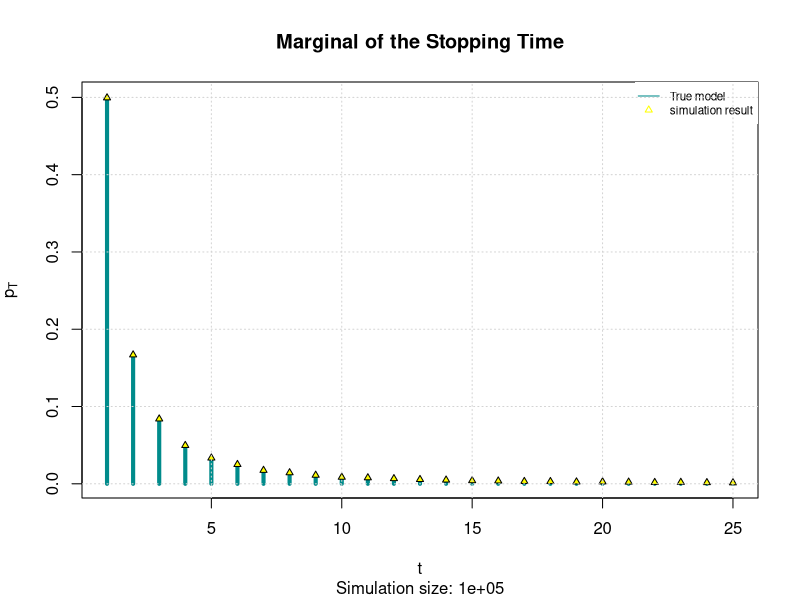
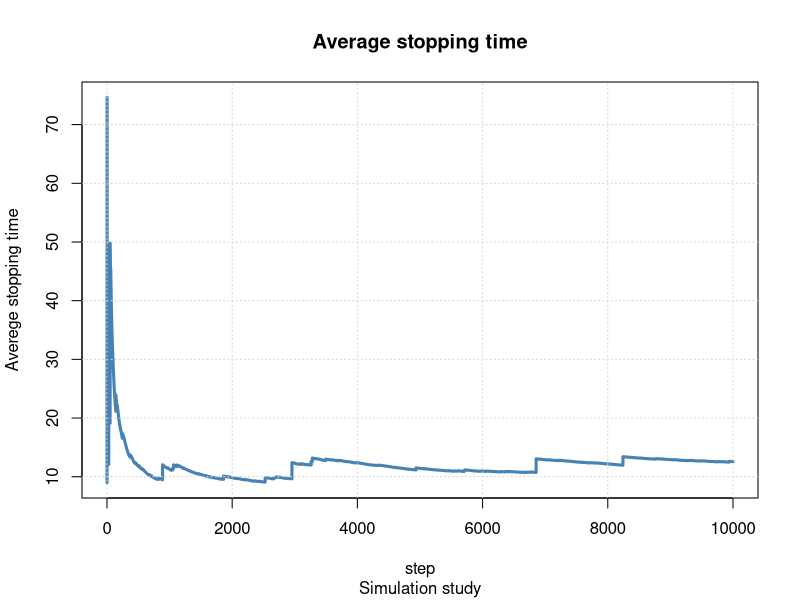
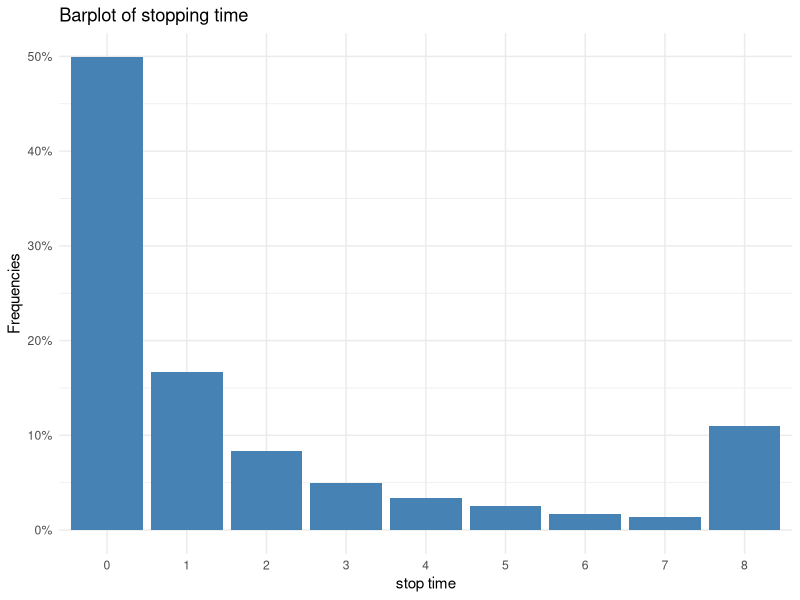
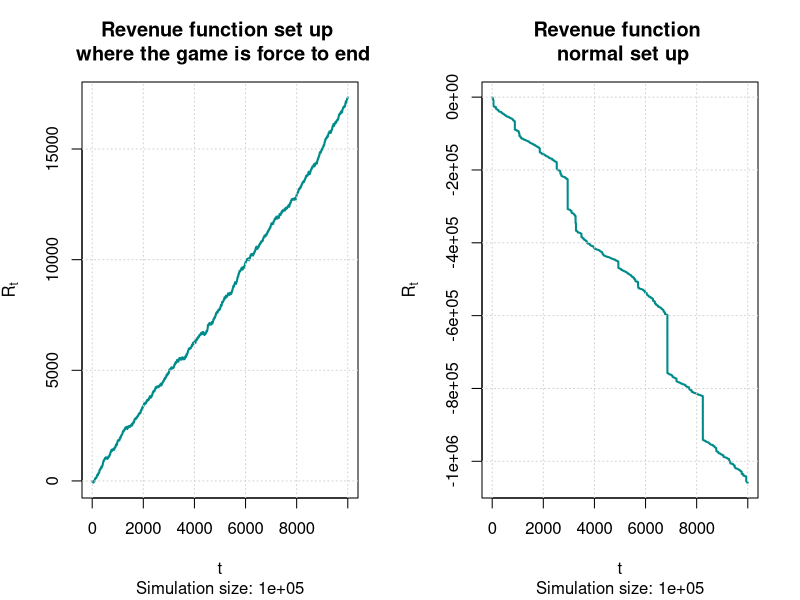

Generate these figures, in order, with R:
## ---- chunk 1
knitr::opts_chunk$set(echo = TRUE)
## ---- chunk 2
Sim <- c(100, 1000, 10000, 100000, 1000000, 10000000)  # vector of the size 
fin <- c()    # inizialize the the vector of the result
timing_fun <- function(s){
  beg <- Sys.time()     # starting time
  stop_simulations <-  rgeom(n = s, prob = runif(n = s))   # run the simulation
  fin <- Sys.time() - beg #ending time
  return(fin)
}

results <- sapply(Sim , timing_fun)

tab_time <- data.frame (Simulation_size  = c("100", "1000", "10000", "100000", "1000000", "10000000") , Computational_time = results  )   # creating the dataframe of the results
tab_time
paste("The median speed over M is : " , median(results))

## ---- chunk 3
M <-  100000               # simulation size
beg <- Sys.time()         # start time
stop_simulation <-rgeom(n = M, prob = runif(n = M))     #runninng the simulation 
fin <- Sys.time() - beg   # end time
p_hat <- proportions( table( stop_simulation ))

## ---- chunk 4
pT <- function(t)  1/(t*(t+1))  
t_seq <- 1:25      #Plot it zooming between t = 1 and t = 25
## ---- chunk 5

{plot(t_seq, pT(t_seq), 
     type = "h",
     lwd = 4,
     col = "cyan4",
     ylab = expression(p[T]),
     xlab = "t",
     main = "Marginal of the Stopping Time",
     sub = paste("Simulation size:", M))

points(t_seq, p_hat[t_seq], pch = 24, 
       col = "black", bg = "yellow", cex = .7 )

legend("topright", legend = c("True model" , "simulation result"),
       col = c("cyan4","yellow"),lty=c(1,NA),pch=c(NA,24), cex=0.7,
       box.lty=0)
grid()}
## ---- chunk 6
step_size = 10    #set a step size
ave_step  = seq(1, length(stop_simulation), step_size)  #start the sequence
ave_vec = rep(NA, length(ave_step))                     #pre-allocating the vector

# Compute the simulations averages
t <- 0
for (i in ave_step){
  t <- t + 1
  ave_vec[t] = mean( stop_simulation[1:i] )
}


## ---- chunk 7
{plot(ave_vec , main = "Average stopping time",
     xlab = "step", ylab = "Averege stopping time",
     sub = "Simulation study", col = "steelblue" , type = "l" , lwd =3)
grid()}
## ---- chunk 8
Sim <- c(100, 1000, 10000, 100000, 1000000, 10000000)  # vector of the size 
diff <- matrix(NA , 6 )       # inizialize the the vector of the result

for (s in Sim){
  stop_simulations <-  rgeom(n = s, prob = runif(n = s))   # run the simulation
  p_hat <- proportions(table(stop_simulations))
  i=1
  diff[i] <- pT(t_seq) - p_hat[t_seq]
  i <- i +1
}

## ---- chunk 9
L = 8    # max amount it can be won
stop_simulation_copy <- stop_simulation
stop_simulation_copy[stop_simulation_copy>7] <- L  # set all the observation greater than 7 to L
print(mean(stop_simulation_copy))
## ---- chunk 10
tab = proportions(table(stop_simulation_copy))
library(ggplot2)
# Create Data
data=data.frame(tab)
ggplot(data, aes(x=stop_simulation_copy, y=Freq,fill=stop_simulation_copy))+
  geom_bar(stat="identity") +
  theme_minimal() +
  geom_bar(stat="identity", fill="steelblue")+
  xlab("stop time") + ylab("Frequencies") +  guides(fill="none") +
  ggtitle("Barplot of stopping time" ) + 
  scale_y_continuous(labels=scales::percent)  

## ---- chunk 11
print(data$Freq[data$stop_simulation_copy == 8])
## ---- chunk 12
par(mfrow = c(1,2))
C <- 2 #cost i order to enter the game
costs <- rep(C , M)
revenue_f<- cumsum(costs - stop_simulation_copy)
i <- seq(from = 0 , to = length(revenue_f), by = step_size)
rev <- revenue_f[i]
{plot(rev,type = 'l',main = "Revenue function set up \n where the game is force to end",
     lwd = 2,
     col = "cyan4",
     ylab = expression(R[t]),
     xlab = "t",
     sub = paste("Simulation size:", M))
grid()}

revenue_f<- cumsum(costs - stop_simulation)
rev <- revenue_f[i]
{plot(rev,type = 'l',main = "Revenue function \n  normal set up ",
     lwd = 2,
     col = "cyan4",
     ylab = expression(R[t]),
     xlab = "t",
     sub = paste("Simulation size:", M))
grid() 
}





